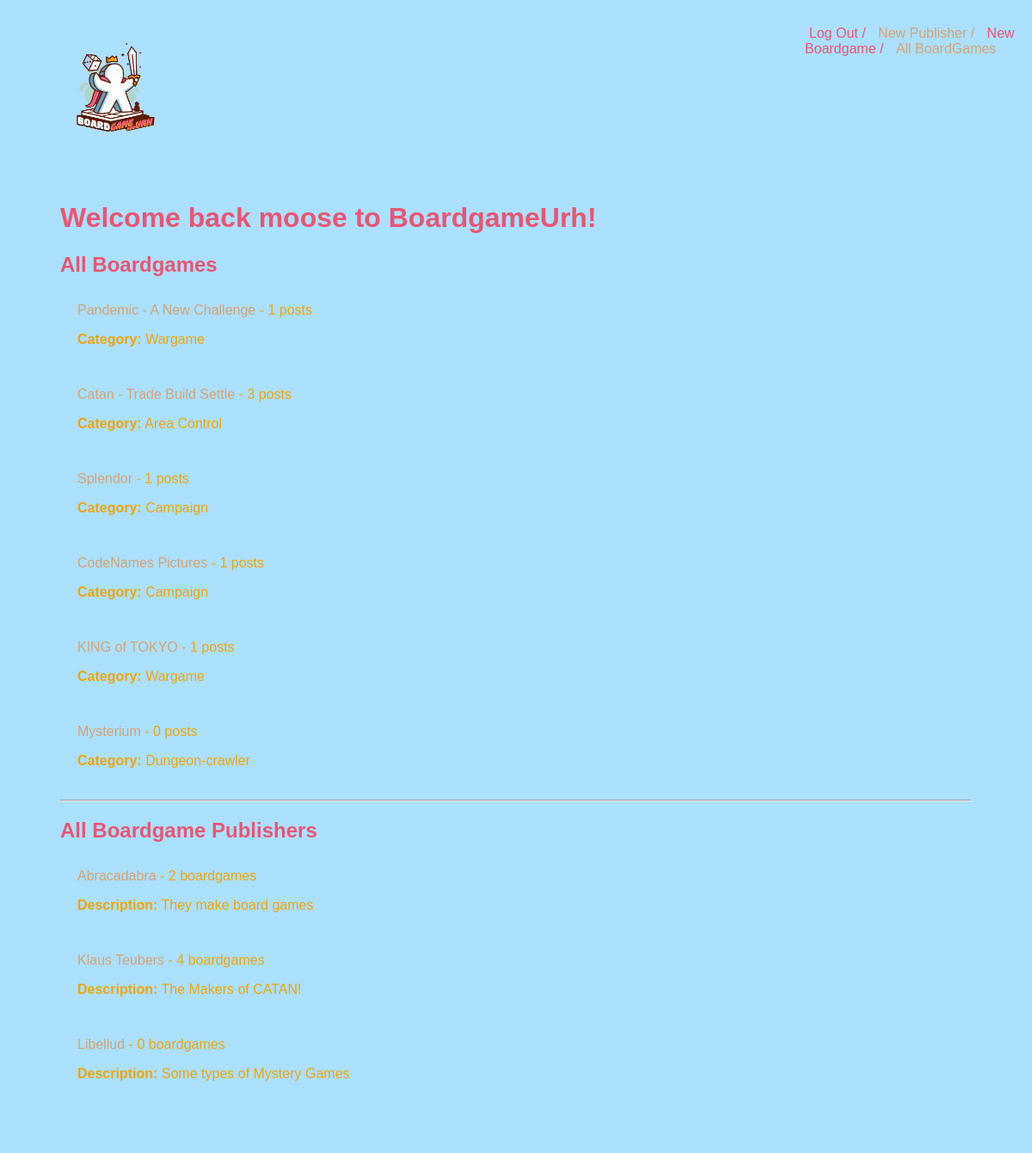
The app's page / (signed in) with its own data.
### boardgame_app/models.py (models this page shows)
class User(UserMixin, db.Model):
    id = db.Column(db.Integer, primary_key=True)
    username = db.Column(db.String(90), nullable=False)
    password = db.Column(db.String(90), nullable=False)
    likes = db.relationship("Boardgame", secondary="user_boardgame", back_populates="liked_by")
    posts = db.relationship("Post", back_populates="poster")

class Boardgame(db.Model):
    id = db.Column(db.Integer, primary_key=True)
    name = db.Column(db.String(80), nullable=False)
    category = db.Column(db.Enum(ItemCategory), default=ItemCategory.DUNGEON)
    photo_url = db.Column(URLType)
    publisher_id = db.Column(
        db.Integer, db.ForeignKey('publisher.id'), nullable=False)
    publisher = db.relationship('Publisher', back_populates='boardgames')
    created_by_id = db.Column(db.Integer, db.ForeignKey('user.id'))
    created_by = db.relationship("User")
    liked_by = db.relationship("User", secondary="user_boardgame", back_populates="likes")
    posts = db.relationship("Post", back_populates="boardgame")

class Publisher(db.Model):
    id = db.Column(db.Integer, primary_key=True)
    company = db.Column(db.String(80), nullable=False)
    description = db.Column(db.String(200), nullable=False)
    publisher_category = db.Column(db.Enum(PublisherCategory), default=PublisherCategory.SPECIAL)
    boardgames = db.relationship('Boardgame', back_populates='publisher')
    created_by_id = db.Column(db.Integer, db.ForeignKey('user.id'))
    created_by = db.relationship("User")

### boardgame_app/routes.py (the view)
@main.route('/')
def homepage():
    publishers = Publisher.query.all()
    boardgames = Boardgame.query.all()
    return render_template('home.html', publishers=publishers, boardgames=boardgames)

### boardgame_app/__init__.py (called while the page is built)
@login.user_loader
def load_user(user_id):
  return User.query.get(user_id)

### boardgame_app/utils.py (called while the page is built)
    def __str__(self):
        return str(self.value)

### boardgame_app/templates/home.html
{% extends 'base.html' %}
{% block content %}
{% if current_user.is_authenticated %}
    <h1>Welcome back {{ current_user.username }} to BoardgameUrh!</h1>
    <h2>All Boardgames</h2>
    {% for boardgame in boardgames %}
    <div class="publisher">
        <a href="/boardgame/{{ boardgame.id }}">{{ boardgame.name }}</a> -
        {{ boardgame.posts|length }} posts
        <p><strong>Category:</strong> {{ boardgame.category }}</p>
    </div>
    {% endfor %}
    <hr>
    <h2>All Boardgame Publishers</h2>
    {% for publisher in publishers %}
    <div class="publisher">
        <a href="/publisher/{{ publisher.id }}">{{ publisher.company }}</a> -
        {{ publisher.boardgames|length }} boardgames
        <p><strong>Description:</strong> {{ publisher.description }}</p>
    </div>
    {% endfor %}
{% else %}
    <img class='hero' src="{{ url_for('static', filename='logo.png')}}"></img>
{% endif %}
{% endblock %}

### boardgame_app/static/style.css (style rules this page uses)
body { margin: auto; background-color: #ace0ff; font-family: Arial, Helvetica, sans-serif; }
a { text-decoration: none; color: #D4A373; width: 100vw; font-size: 1rem; }
.publisher { padding: 10px; margin: 10px; background-color: #ace0ff; border-radius: 10px; color: #eea508; }

### records on screen
User: username "moose"
Boardgame: name "Pandemic - A New Challenge", posts|length "1", category "Wargame"
Boardgame: name "Catan - Trade Build Settle", posts|length "3", category "Area Control"
Boardgame: name "Splendor", posts|length "1", category "Campaign"
Boardgame: name "CodeNames Pictures", posts|length "1", category "Campaign"
Boardgame: name "KING of TOKYO", posts|length "1", category "Wargame"
Boardgame: name "Mysterium", posts|length "0", category "Dungeon-crawler"
Publisher: company "Abracadabra", boardgames|length "2", description "They make board games"
Publisher: company "Klaus Teubers", boardgames|length "4", description "The Makers of CATAN!"
Publisher: company "Libellud", boardgames|length "0", description "Some types of Mystery Games"
